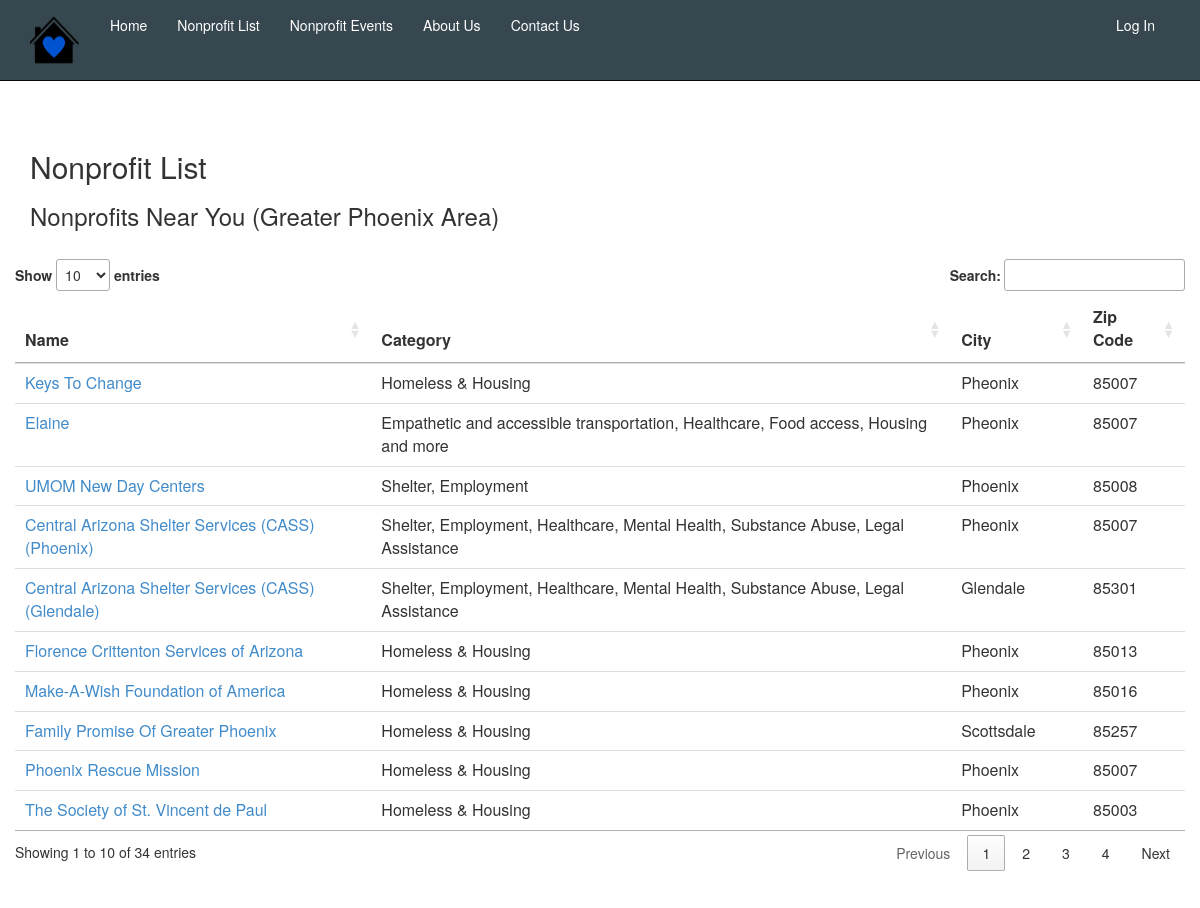
The app's page /nonprofitlist (upper part), older data.
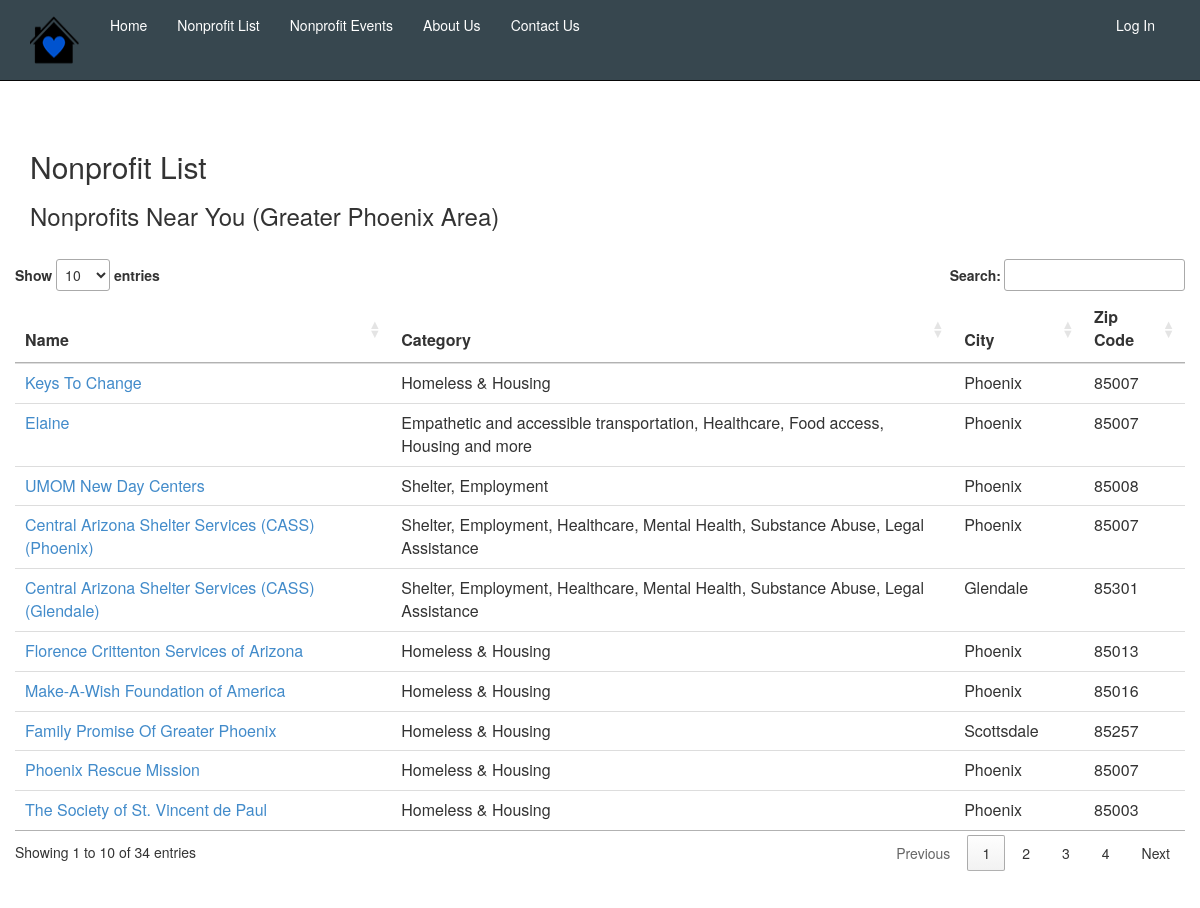
The same page, newer data.
### app/models.py (models this page shows, shortened)
class Nonprofit(models.Model):
    name = models.CharField(max_length=100)
    type = models.CharField(max_length=500, blank=True, null=True)
    email = models.EmailField(unique=False, blank=True)
    phone_number = models.CharField(max_length=20, blank=True, null=True)
    address = models.CharField(max_length=255, blank=True, null=True)
    city = models.CharField(max_length=100, blank=True, null=True)
    state = models.CharField(max_length=100, blank=True, null=True)
    zip_code = models.CharField(max_length=10, blank=True, null=True)
    country = models.CharField(max_length=100, blank=True, null=True)
    website = models.CharField(max_length=100, blank=True, null=True)
    donation_link = models.CharField(max_length=100, blank=True, null=True)
    volunteer_link = models.CharField(max_length=100, blank=True, null=True)
    newspaper_signup = models.CharField(max_length=100, blank=True, null=True)
    rank = models.IntegerField(default=999, blank=False, null=False)
    created_at = models.DateTimeField(auto_now_add=True)
    updated_at = models.DateTimeField(auto_now=True)

### app/views.py (the view)
# urls.py: path('nonprofitlist', views.nonprofitlist, name='nonprofitlist'),
def nonprofitlist(request):
    assert isinstance(request, HttpRequest)
    nonprofits = Nonprofit.objects.all()
    return render(
        request,
        'app/nonprofitlist.html',
        {
            'title':'Nonprofit List',
            'message':'Your application description page.',
            'year':datetime.now().year,
            'nonprofits':nonprofits,
        }
    )

### app/templates/app/nonprofitlist.html (shortened to what this page needs)
﻿{% extends "app/layout.html" %}
{% block content %}
<h2>{{ title }}</h2>
<h3>Nonprofits Near You (Greater Phoenix Area)</h3>
<br />
<div class="container-fluid">
    <div class="row">
        <table id="nonprofitTable" class="table" style="width: 100%;">
            <thead>
                <tr>
                    <th> Name </th>
                    <th> Category</th>
                    <th> City </th>
                    <th> Zip Code </th>
                </tr>
            </thead>
            <tbody>
                {% for nonprofit in nonprofits %}
                <tr>
                    <td class="col-1">
                        <a href="nonprofitdetails/{{nonprofit.id}}"> {{ nonprofit.name }} </a>
                    </td>
                    <td class="col-1">
                        {{ nonprofit.type }}
                    </td>
                    <td class="col-1">
                        {{ nonprofit.city }}
                    </td>
                    <td class="col-1">
                        {{ nonprofit.zip_code }}
                    </td>
                </tr>
                {% endfor %}
            </tbody>
        </table>
    </div>
    <br />
    <br />
</div>
            {% endblock %}

Row changes from the older to the newer data that the page shows:
changed Nonprofit "Central Arizona Shelter Services (CASS) (Phoenix)": city "Pheonix" → "Phoenix"
changed Nonprofit "Keys To Change": city "Pheonix" → "Phoenix"
changed Nonprofit "Elaine": city "Pheonix" → "Phoenix"
changed Nonprofit "Florence Crittenton Services of Arizona": city "Pheonix" → "Phoenix"
changed Nonprofit "Make-A-Wish Foundation of America": city "Pheonix" → "Phoenix"
